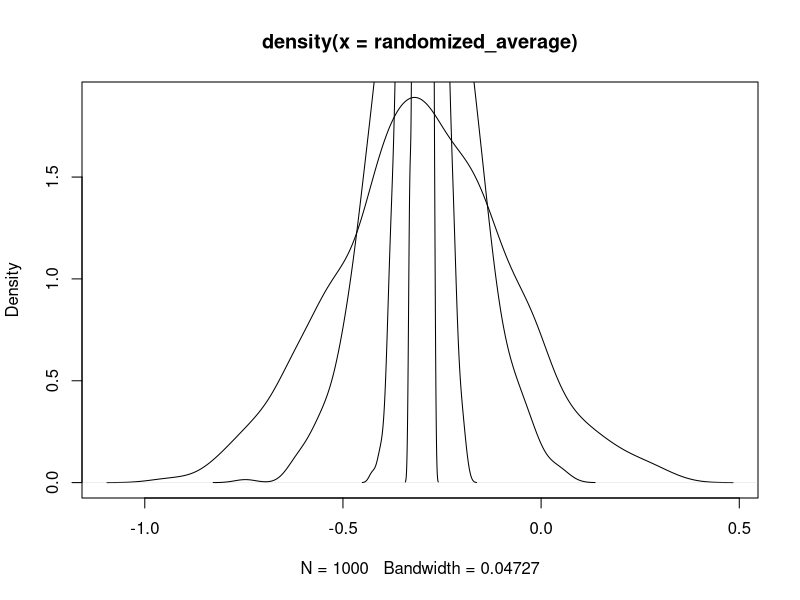

Reproduce this figure in R.
random_average = function(count) {
    mu = c()

    for(i in 1:1000) {
        x = rnorm(count, -0.3, 1.2)
        s = mean(x)
        mu = c(mu, s)
    }

    return(mu)
}

plot_random_densities = function(){
    cond = FALSE
    for(i in c(30, 100, 1000, 10000)){
        randomized_average = random_average(i)
        dens = density(randomized_average)
        #cbind(dens, deviation)
        if(!cond){
            plot(dens)
            cond = TRUE
        }
        else{
            lines(dens)
        }
    }
}

main = function(){
    plot_random_densities()
}


main()